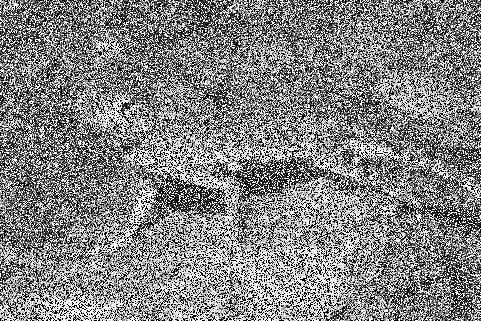
#> input picture resources/noisy.png, 481 x 321 px
$ python P_16_lets.py
#> lines starting #> are read from the running program, lines starting #| are printed output that depends on the picture
import numpy as np
import cv2 as cv
from matplotlib import pyplot as plt


img = cv.imread( "../resources/noisy.png" )
#> img is the input picture: shape (321, 481, 3); min 0, max 255, mean 131.6

blur = cv.GaussianBlur( img, (5,5), 0 )
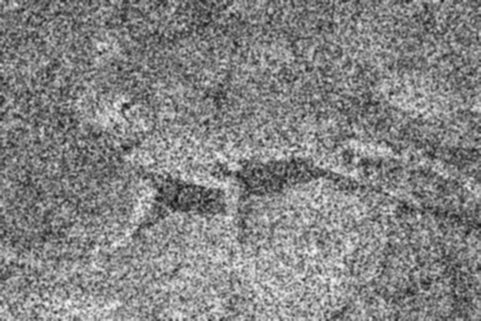
#> blur: shape (321, 481, 3); min 16, max 249, mean 131.7
kernel = np.ones( (3,3), np.uint8 )

dst = cv.erode( blur, kernel, iterations = 1 )
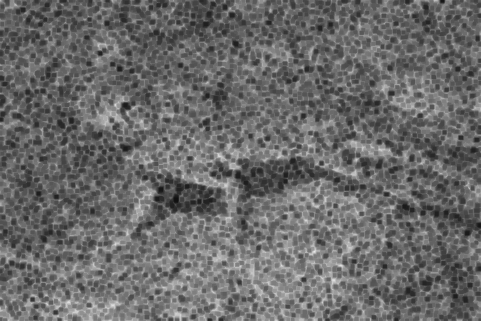
#> dst: shape (321, 481, 3); min 16, max 233, mean 106

#dst = cv.cvtColor( dst, cv.COLOR_BGR2GRAY )

#th2 = cv.adaptiveThreshold( dst, 255, cv.ADAPTIVE_THRESH_MEAN_C, cv.THRESH_BINARY, 11, 2 )

plt.subplot( 121 ), plt.imshow(img), plt.title('Original')
plt.xticks([]),plt.yticks([])
plt.subplot( 122 ), plt.imshow(dst), plt.title('Erode')
plt.xticks([]),plt.yticks([])
plt.show()
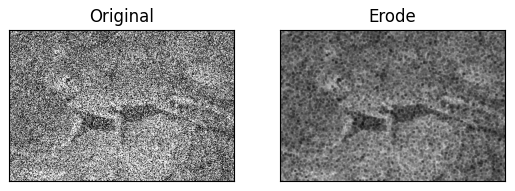
#> figure drawn by matplotlib, 2 panels

$ run again, with resources/sudoku.png copied over resources/noisy.png
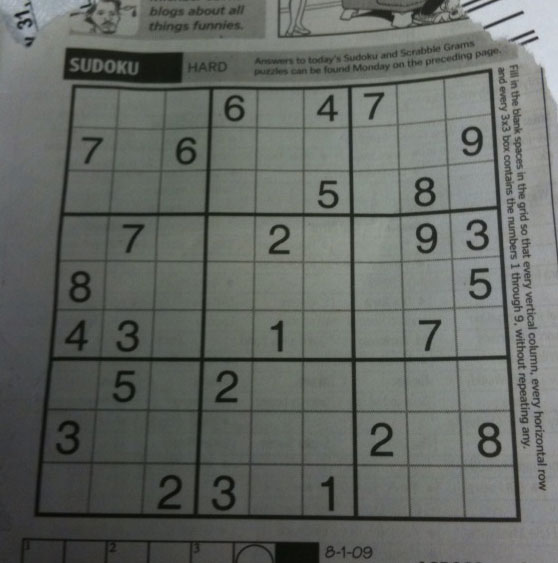
#> input picture resources/sudoku.png, 558 x 563 px
#> img is the input picture: shape (563, 558, 3); mean B, G, R 99.5, 104.1, 100
#> `dst = cv.erode( blur, kernel, iterations = 1 )`:
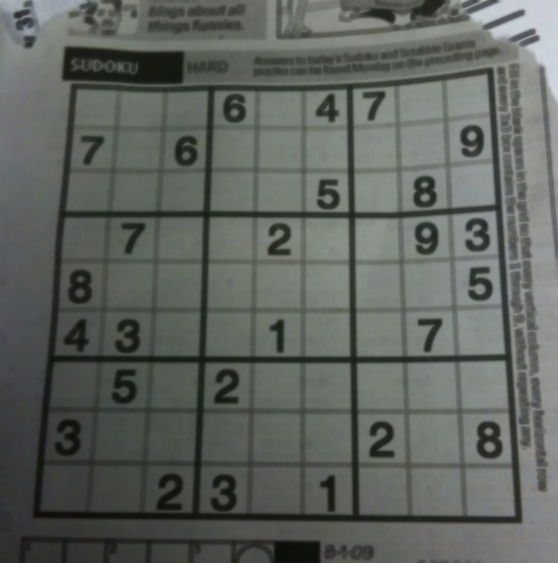
#> dst: shape (563, 558, 3); mean B, G, R 94, 98.7, 94.6
#> `plt.show()`:
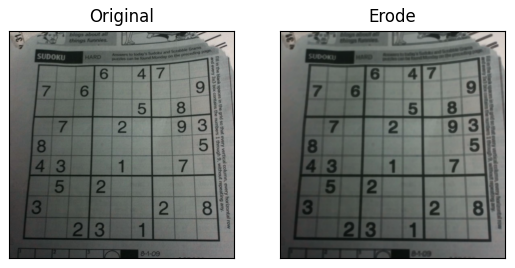
#> figure drawn by matplotlib, 2 panels; B, G, R data is drawn as R, G, B
